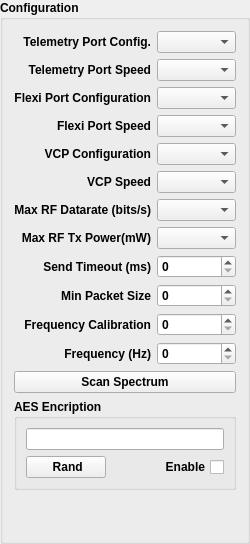
       <widget class="QGroupBox" name="groupBox">
        <property name="font">
         <font>
          <weight>75</weight>
          <bold>true</bold>
         </font>
        </property>
        <property name="title">
         <string>Configuration</string>
        </property>
        <layout class="QGridLayout" name="gridLayout_2">
         <item row="0" column="0">
          <widget class="QLabel" name="TelemPortConfigLabel">
           <property name="text">
            <string>Telemetry Port Config.</string>
           </property>
           <property name="alignment">
            <set>Qt::AlignRight|Qt::AlignTrailing|Qt::AlignVCenter</set>
           </property>
          </widget>
         </item>
         <item row="0" column="1">
          <widget class="QComboBox" name="TelemPortConfig">
           <property name="maximumSize">
            <size>
             <width>16777215</width>
             <height>16777215</height>
            </size>
           </property>
           <property name="toolTip">
            <string>Set the telemetry port configuration</string>
           </property>
          </widget>
         </item>
         <item row="1" column="0">
          <widget class="QLabel" name="TelemPortSpeedLabel">
           <property name="text">
            <string>Telemetry Port Speed</string>
           </property>
           <property name="alignment">
            <set>Qt::AlignRight|Qt::AlignTrailing|Qt::AlignVCenter</set>
           </property>
          </widget>
         </item>
         <item row="1" column="1">
          <widget class="QComboBox" name="TelemPortSpeed">
           <property name="maximumSize">
            <size>
             <width>16777215</width>
             <height>16777215</height>
            </size>
           </property>
           <property name="toolTip">
            <string>Set the telemetry port speed</string>
           </property>
          </widget>
         </item>
         <item row="2" column="0">
          <widget class="QLabel" name="FlexiPortConfigLabel">
           <property name="text">
            <string>Flexi Port Configuration</string>
           </property>
           <property name="alignment">
            <set>Qt::AlignRight|Qt::AlignTrailing|Qt::AlignVCenter</set>
           </property>
          </widget>
         </item>
         <item row="2" column="1">
          <widget class="QComboBox" name="FlexiPortConfig">
           <property name="maximumSize">
            <size>
             <width>16777215</width>
             <height>16777215</height>
            </size>
           </property>
           <property name="toolTip">
            <string>Set the flexi port configuration</string>
           </property>
          </widget>
         </item>
         <item row="3" column="0">
          <widget class="QLabel" name="FlexiPortSpeedConfig">
           <property name="text">
            <string>Flexi Port Speed</string>
           </property>
           <property name="alignment">
            <set>Qt::AlignRight|Qt::AlignTrailing|Qt::AlignVCenter</set>
           </property>
          </widget>
         </item>
         <item row="3" column="1">
          <widget class="QComboBox" name="FlexiPortSpeed">
           <property name="maximumSize">
            <size>
             <width>16777215</width>
             <height>16777215</height>
            </size>
           </property>
           <property name="toolTip">
            <string>Set the flexi port speed</string>
           </property>
          </widget>
         </item>
         <item row="4" column="0">
          <widget class="QLabel" name="VCPConfigLabel">
           <property name="text">
            <string>VCP Configuration</string>
           </property>
           <property name="alignment">
            <set>Qt::AlignRight|Qt::AlignTrailing|Qt::AlignVCenter</set>
           </property>
          </widget>
         </item>
         <item row="4" column="1">
          <widget class="QComboBox" name="VCPConfig">
           <property name="maximumSize">
            <size>
             <width>16777215</width>
             <height>16777215</height>
            </size>
           </property>
           <property name="toolTip">
            <string>Set the virtual serial port configuration</string>
           </property>
          </widget>
         </item>
         <item row="5" column="0">
          <widget class="QLabel" name="VCPSpeedLabel">
           <property name="text">
            <string>VCP Speed</string>
           </property>
           <property name="alignment">
            <set>Qt::AlignRight|Qt::AlignTrailing|Qt::AlignVCenter</set>
           </property>
          </widget>
         </item>
         <item row="5" column="1">
          <widget class="QComboBox" name="VCPSpeed">
           <property name="maximumSize">
            <size>
             <width>16777215</width>
             <height>16777215</height>
            </size>
           </property>
           <property name="toolTip">
            <string>Set the virtual serial port speed</string>
           </property>
          </widget>
         </item>
         <item row="6" column="0">
          <widget class="QLabel" name="MaxRFDatarateLabel">
           <property name="text">
            <string>Max RF Datarate (bits/s)</string>
           </property>
           <property name="alignment">
            <set>Qt::AlignRight|Qt::AlignTrailing|Qt::AlignVCenter</set>
           </property>
          </widget>
         </item>
         <item row="6" column="1">
          <widget class="QComboBox" name="MaxRFDatarate">
           <property name="maximumSize">
            <size>
             <width>16777215</width>
             <height>16777215</height>
            </size>
           </property>
           <property name="toolTip">
            <string>Set the maximum RF datarate/channel bandwidth the modem will use</string>
           </property>
          </widget>
         </item>
         <item row="7" column="0">
          <widget class="QLabel" name="MaxRFTxPowerLabel">
           <property name="text">
            <string>Max RF Tx Power(mW)</string>
           </property>
           <property name="alignment">
            <set>Qt::AlignRight|Qt::AlignTrailing|Qt::AlignVCenter</set>
           </property>
          </widget>
         </item>
         <item row="7" column="1">
          <widget class="QComboBox" name="MaxRFTxPower">
           <property name="maximumSize">
            <size>
             <width>16777215</width>
             <height>16777215</height>
            </size>
           </property>
           <property name="toolTip">
            <string>Set the maximum TX output power the modem will use</string>
           </property>
           <property name="layoutDirection">
            <enum>Qt::LeftToRight</enum>
           </property>
           <property name="modelColumn">
            <number>0</number>
           </property>
          </widget>
         </item>
         <item row="8" column="0">
          <widget class="QLabel" name="SendTimeoutLabel">
           <property name="text">
            <string>Send Timeout (ms)</string>
           </property>
           <property name="alignment">
            <set>Qt::AlignRight|Qt::AlignTrailing|Qt::AlignVCenter</set>
           </property>
          </widget>
         </item>
         <item row="8" column="1">
          <widget class="QSpinBox" name="SendTimeout">
           <property name="sizePolicy">
            <sizepolicy hsizetype="Preferred" vsizetype="Fixed">
             <horstretch>0</horstretch>
             <verstretch>0</verstretch>
            </sizepolicy>
           </property>
           <property name="maximumSize">
            <size>
             <width>16777215</width>
             <height>16777215</height>
            </size>
           </property>
           <property name="toolTip">
            <string>Calibrate the modems RF carrier frequency</string>
           </property>
           <property name="accelerated">
            <bool>true</bool>
           </property>
           <property name="maximum">
            <number>255</number>
           </property>
          </widget>
         </item>
         <item row="9" column="0">
          <widget class="QLabel" name="MinPacketSizeLabel">
           <property name="text">
            <string>Min Packet Size</string>
           </property>
           <property name="alignment">
            <set>Qt::AlignRight|Qt::AlignTrailing|Qt::AlignVCenter</set>
           </property>
          </widget>
         </item>
         <item row="9" column="1">
          <widget class="QSpinBox" name="MinPacketSize">
           <property name="sizePolicy">
            <sizepolicy hsizetype="Preferred" vsizetype="Fixed">
             <horstretch>0</horstretch>
             <verstretch>0</verstretch>
            </sizepolicy>
           </property>
           <property name="maximumSize">
            <size>
             <width>16777215</width>
             <height>16777215</height>
            </size>
           </property>
           <property name="toolTip">
            <string>Calibrate the modems RF carrier frequency</string>
           </property>
           <property name="accelerated">
            <bool>true</bool>
           </property>
           <property name="maximum">
            <number>255</number>
           </property>
          </widget>
         </item>
         <item row="10" column="0">
          <widget class="QLabel" name="FreqCalLabel">
           <property name="text">
            <string>Frequency Calibration</string>
           </property>
           <property name="alignment">
            <set>Qt::AlignRight|Qt::AlignTrailing|Qt::AlignVCenter</set>
           </property>
          </widget>
         </item>
         <item row="10" column="1">
          <widget class="QSpinBox" name="FrequencyCalibration">
           <property name="sizePolicy">
            <sizepolicy hsizetype="Preferred" vsizetype="Fixed">
             <horstretch>0</horstretch>
             <verstretch>0</verstretch>
            </sizepolicy>
           </property>
           <property name="maximumSize">
            <size>
             <width>16777215</width>
             <height>16777215</height>
            </size>
           </property>
           <property name="toolTip">
            <string>Calibrate the modems RF carrier frequency</string>
           </property>
           <property name="accelerated">
            <bool>true</bool>
           </property>
           <property name="maximum">
            <number>255</number>
           </property>
          </widget>
         </item>
         <item row="11" column="0">
          <widget class="QLabel" name="label_5">
           <property name="text">
            <string>Frequency (Hz)</string>
           </property>
           <property name="alignment">
            <set>Qt::AlignRight|Qt::AlignTrailing|Qt::AlignVCenter</set>
           </property>
          </widget>
         </item>
         <item row="11" column="1">
          <widget class="QSpinBox" name="Frequency">
           <property name="sizePolicy">
            <sizepolicy hsizetype="Preferred" vsizetype="Fixed">
             <horstretch>0</horstretch>
             <verstretch>0</verstretch>
            </sizepolicy>
           </property>
           <property name="maximumSize">
            <size>
             <width>16777215</width>
             <height>16777215</height>
            </size>
           </property>
           <property name="toolTip">
            <string>Set the modems RF carrier frequency</string>
           </property>
           <property name="alignment">
            <set>Qt::AlignLeading|Qt::AlignLeft|Qt::AlignVCenter</set>
           </property>
           <property name="accelerated">
            <bool>true</bool>
           </property>
           <property name="minimum">
            <number>0</number>
           </property>
           <property name="maximum">
            <number>1000000000</number>
           </property>
           <property name="singleStep">
            <number>100000</number>
           </property>
          </widget>
         </item>
         <item row="15" column="0" colspan="2">
          <widget class="QGroupBox" name="groupBox_4">
           <property name="title">
            <string>AES Encription</string>
           </property>
           <layout class="QGridLayout" name="gridLayout_5">
            <item row="0" column="0" colspan="2">
             <widget class="QLineEdit" name="AESKey">
              <property name="font">
               <font>
                <family>Courier New</family>
                <pointsize>9</pointsize>
               </font>
              </property>
              <property name="toolTip">
               <string>The AES encryption key - has to be the same key on the remote modem.</string>
              </property>
              <property name="styleSheet">
               <string notr="true"/>
              </property>
              <property name="maxLength">
               <number>32</number>
              </property>
              <property name="frame">
               <bool>true</bool>
              </property>
              <property name="alignment">
               <set>Qt::AlignLeading|Qt::AlignLeft|Qt::AlignVCenter</set>
              </property>
             </widget>
            </item>
            <item row="2" column="0">
             <widget class="QPushButton" name="AESKeyRandom">
              <property name="sizePolicy">
               <sizepolicy hsizetype="Fixed" vsizetype="Fixed">
                <horstretch>0</horstretch>
                <verstretch>0</verstretch>
               </sizepolicy>
              </property>
              <property name="toolTip">
               <string>Radomise the AES encryption key</string>
              </property>
              <property name="text">
               <string> Rand</string>
              </property>
             </widget>
            </item>
            <item row="2" column="1">
             <widget class="QCheckBox" name="AESEnable">
              <property name="font">
               <font>
                <weight>75</weight>
                <bold>true</bold>
               </font>
              </property>
              <property name="toolTip">
               <string>Enable/Disable AES encryption</string>
              </property>
              <property name="layoutDirection">
               <enum>Qt::RightToLeft</enum>
              </property>
              <property name="text">
               <string>Enable</string>
              </property>
             </widget>
            </item>
           </layout>
          </widget>
         </item>
         <item row="16" column="0">
          <spacer name="verticalSpacer">
           <property name="orientation">
            <enum>Qt::Vertical</enum>
           </property>
           <property name="sizeHint" stdset="0">
            <size>
             <width>20</width>
             <height>40</height>
            </size>
           </property>
          </spacer>
         </item>
         <item row="14" column="0" colspan="2">
          <widget class="QPushButton" name="ScanSpectrum">
           <property name="toolTip">
            <string>Scan whole band to see where their is interference and/or used channels</string>
           </property>
           <property name="text">
            <string>    Scan Spectrum    </string>
           </property>
          </widget>
         </item>
        </layout>
       </widget>
